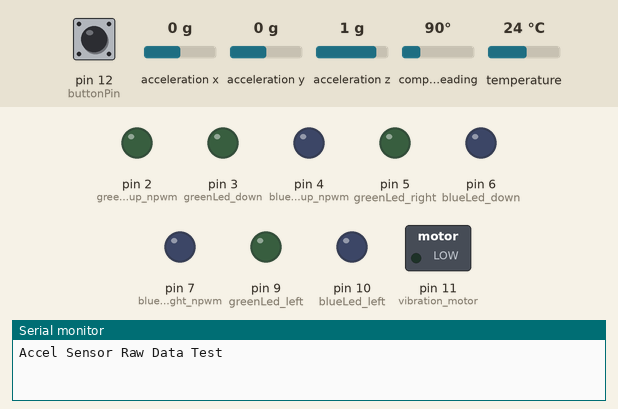
This sketch was run on a simulated Arduino Uno, built with avr-gcc and run on an emulated ATmega328P. Shown: switched loads named in the sketch (green lamp = pin HIGH), output pins drawn as LEDs (lit = HIGH), the last lines printed to the serial monitor. The test bench sets the inputs (shaded band); at power-on: pin 12 (buttonPin) LOW, acceleration x 0 g, acceleration y 0 g, acceleration z 1 g, compass heading 90°, temperature 24 °C. Random numbers use the default seed unless the sketch sets one.

Above: at 2.2 s.
2.3 s: pin 12 (buttonPin) pulled HIGH for 0.15 s
At 3.36 s:
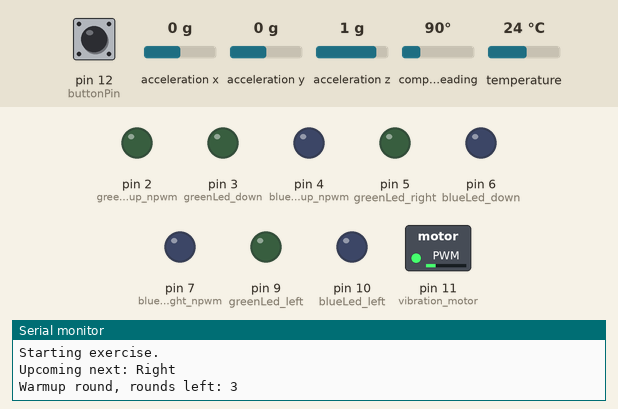
5.3 s: pin 12 (buttonPin) pulled HIGH for 1 s
7.8 s: pin 12 (buttonPin) pulled HIGH for 0.15 s
At 10.06 s:
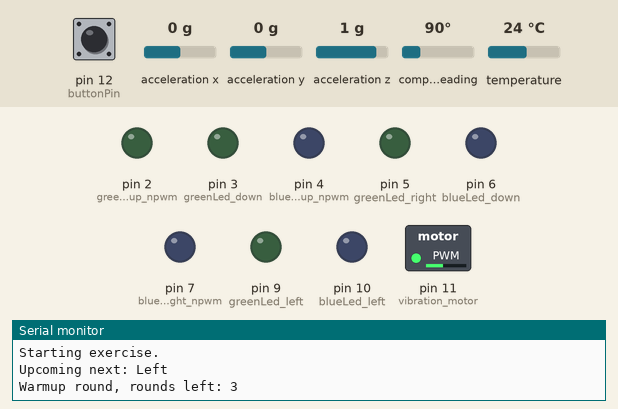
10.9 s: pin 12 (buttonPin) driven HIGH
13.9 s: pin 12 (buttonPin) driven LOW
15.4 s: pin 12 (buttonPin) pulsed HIGH 2 times (0.12 s each, 0.3 s apart)
At 18.86 s:
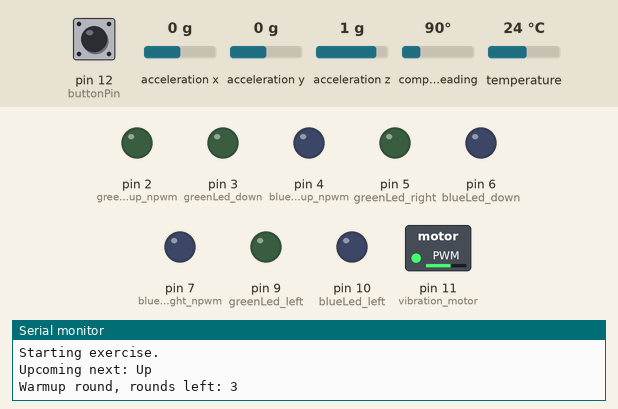
At 20.06 s:
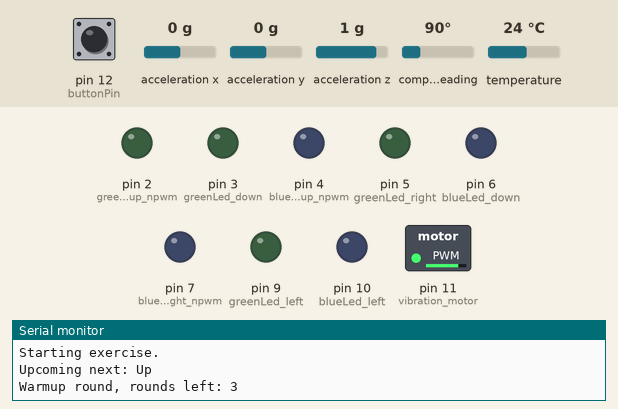
Timing chart, 0 to 50.1 s (numbered marks = the images above; inputs shaded):
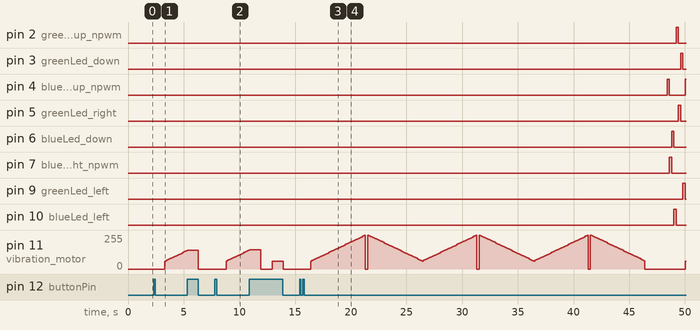

Measured:
- after the input at 2.3 s, pin 11 (vibration_motor): moves from 0/255 to 136/255 over 1.9 s, starting after 1.0 s
- after the input at 7.8 s, pin 11 (vibration_motor): moves from 0/255 to 140/255 over 2.0 s, starting after 1.0 s
- after the input at 15.4 s, pin 2 (greenLed_up_npwm): LOW → HIGH after 33.8 s, → LOW 0.20 s later; pin 3 (greenLed_down): LOW → HIGH after 34.2 s, → LOW 0.20 s later

The sketch:

mindfulMovements.ino
```cpp
#include <Wire.h>
#include <Adafruit_Sensor.h>
#include <Adafruit_BNO055.h>
#include <utility/imumaths.h>

// Variables to customize for the exercise:

const float warmupDuration = 0.5; // Give the duration for warmup phase in minutes
const float exerciseDuration = 5; // Give the duration for main exercise phase in minutes
const int respiratoryRate = 7;    // Set the targeted respiratory rate


// ----------- VIBRATION MOTORS -----------

const int vibration_motor = 11;  // Vibration motor, pin 11

// ----------- ACCELEROMETER --------------
Adafruit_BNO055 bno = Adafruit_BNO055();

// ----------- LED LIGHTS -----------------

// Up
const int greenLed_up_npwm = 2; // non PWM pin - use digitalWrite() HIGH/LOW
const int blueLed_up_npwm = 4;  // non PWM pin - use digitalWrite() HIGH/LOW

// Down
const int greenLed_down = 3;
const int blueLed_down = 6;

// Right
const int greenLed_right = 5;
const int blueLed_right_npwm = 7; // non PWM pin - use digitalWrite() HIGH/LOW

// Left
const int greenLed_left = 9;
const int blueLed_left = 10;

/*  Some of the LEDs are not in the PWM pins. (Not enough of them for this use).
 *  Thus we cannot use other values than HIGH (255) or LOW (0)
*/
const int brightness = 255;

// ----------- BUTTON ---------------------
const int buttonPin = 12;
int buttonState = 0;
bool continueExercise = false;


/* Set the delay between fresh samples
 *  #define BNO055_SAMPLERATE_DELAY_MS (100)//This is rate accelerometer
 *  takes samples, delay in vibration should do the same, not tested.
*/


// Parameters for PHASE 1: WARM-UP
/*  Values for these are the amount of full breaths (inhale+exhale) -> 2 movements total.
 *
 *  We can estimate the duration of one full loop of the exercise with respiratory rate
 *  since the exercise parameters that increase the duration are counted based
 *  on the set respiratory rate.
 *
 *  duration of one round (full breath) = 60 / respiratory rate
*/
int startOfExercise = true;
bool warmupPhase = false;

const int warmupLength = (warmupDuration*60)/(60/respiratoryRate);
const int exerciseLength = (exerciseDuration*60)/(60/respiratoryRate);

int warmupCounter = 0;
int exerciseCounter = 0;


// Parameters for BREATHING INSTRUCTIONS
 /*  minFrq: There is a pause after each decrease, before the next breath starts.
 *  It happens probably because the vibration frequency values get so low that the motor
 *  cannot produce it anymore. This is why we are starting the fading from a higher value than 0.
 *
 *  fadeStep: FadeStep determines the pace for moving from minFrq value to max value of 255.
 *
 *  Aimed respiratory rate is controlled with the fadeStep and pause values. We can calculate
 *  the respiratory rate by:
 *  R = 60s / ((255-minFrq / fadeStep * a * b * c) + pauseTime * 2)
 *  Where (a * b * c = 0.2)
 *  a = 100ms, delay between steps of vibration frequency
 *  b = 2, because we want to count both inhale and exhale
 *  c = 0.001 because we want to result in seconds instead of millisecond
 */
const int pause = 200;                // The break between inhale and exhale (milliseconds)
const int minFrq = 60;                // Min value of vibration frequency
const int fadeStep = (255-minFrq)/((60/respiratoryRate + pause*0.001)/0.2);


// Parameters for MOVEMENT INPUT

float movement[] = {0,0,0};
//int counter = 0;
float filterOne = 0.2;  //filters for movement Y
float filterTwo = 0.4;  //filters for movement Z
float movementVal = 1;  //filter for total amount for movement to be determined
boolean directionDetermined = false;
int userDirection = -1;
bool instructionsGiven = false;
bool directionSet = false;

// Parameters for MOVEMENT INSTRUCTIONS AND FEEDBACK

int directionsDetermined[] = {0,0,0,0}; // amount of directions determined for each direction {up, down, right, left}
const String directionStrings[] = {"Up","Down","Right","Left"};
int latestFeedback = -1;

//directional instuctions
int next_z = 0; // up
int prev_z = 1; // down
int next_y = 2; // right
int prev_y = 3; // left

int nextInstruction = -1;
int instructedDirection = -1;
int axis = -1;
int temp = -1;

// -----------------------------------------------------------------------

void setup(void)
{
  /* initialize the pushbutton pin as an input:*/
  pinMode(buttonPin, INPUT);

  /* initialize the LED lights: 4 RGB LEDs, using 2 of the colors (2 pins/LED)*/
  pinMode(greenLed_up_npwm, OUTPUT);
  pinMode(blueLed_up_npwm, OUTPUT);
  pinMode(greenLed_down, OUTPUT);
  pinMode(blueLed_down, OUTPUT);
  pinMode(greenLed_right, OUTPUT);
  pinMode(blueLed_right_npwm, OUTPUT);
  pinMode(greenLed_left, OUTPUT);
  pinMode(blueLed_left, OUTPUT);

  // Printing accelerometer status and data on monitor:

  Serial.begin(9600);
  Serial.println("Accel Sensor Raw Data Test"); Serial.println("");

  /* Initialise the accelerometer*/
  if(!bno.begin())
  {
    /* There was a problem detecting the BNO055 ... check your connections */
    Serial.print("Ooops, no BNO055 detected ... Check your wiring or I2C ADDR!");
    while(1);
  }

  delay(1000);

  /* Display the current temperature */
  int8_t temp = bno.getTemp();
  /*Serial.print("Current Temperature: ");
  Serial.print(temp);
  Serial.println(" C");
  Serial.println("");*/

  bno.setExtCrystalUse(true);

  //Serial.println("Calibration status values: 0=uncalibrated, 3=fully calibrated");
}

/* FUNCTION:  setNextDirection()
 *
 *  Set the direction for next movement.
 *
 */
void setNextDirection() {

    axis = rand() % 2; // Pick random axis

    // z-axis
    if (axis == 0) {
      nextInstruction = next_z;
      // swap the directions so next coming is the opposite
      temp = prev_z;
      prev_z = next_z;
      next_z = temp;
    }
    // y-axis
    else {
      nextInstruction = next_y;
      // swap the directions so next coming is the opposite
      temp = prev_y;
      prev_y = next_y;
      next_y = temp;
    }

    String directionOutput = "";
    if (0 <= nextInstruction <= 3) {
      directionOutput = directionStrings[nextInstruction];
    }
    Serial.print("Upcoming next: "); Serial.println(directionOutput);
    Serial.println(""); Serial.println("");

    directionSet = true;
}

/* FUNCTION:  giveMovementInstruction();
 *
 *  Function to set the next movement instruction.
 *
 *  req = instructionsGiven = false
 *
*/
void giveMovementInstruction() {

  /* Setting the LEDs for giving the movement instructions */
  instructedDirection = nextInstruction;

  /* Give instruction on monitor */
  String directionOutput = "";
  if (0 <= instructedDirection <= 3) {
      directionOutput = directionStrings[instructedDirection];
  }
  Serial.print("GO – "); Serial.println(directionOutput);

  if (instructedDirection == 0) {
    digitalWrite(blueLed_up_npwm, HIGH);
    digitalWrite(greenLed_up_npwm, LOW);
  }
  else if (instructedDirection == 1) {
    digitalWrite(blueLed_down, HIGH);
    digitalWrite(greenLed_down, LOW);
  }
  else if (instructedDirection == 2) {
    digitalWrite(blueLed_right_npwm, HIGH);
    digitalWrite(greenLed_right, LOW);
  }
  else if (instructedDirection == 3) {
    digitalWrite(blueLed_left, HIGH);
    digitalWrite(greenLed_left, LOW);
  }

  instructionsGiven = true;
  directionSet = false; // the next instruction is not set yet
}

void determineDirection() {

  // Determine direction from largest number of movements

  /*Serial.println("Current values:");
  for (int i = 0; i < 4; ++i) {
    Serial.println(directionsDetermined[i]);
  }*/
  String directionInput = "";
  int largestValue = 0;
  for (int i = 0; i < 4; ++i) {

    if (largestValue < directionsDetermined[i]) {

      largestValue = directionsDetermined[i];
      directionInput = directionStrings[i];

      directionDetermined = true;
      userDirection = i;

      /*Serial.println("Determined direction:");
      Serial.println(directionInput);*/
    }
  }

}

/* FUNCTION:  readMovementInput()
 *
 *  function for accelerometer – input and instructions
 *
*/
void readMovementInput(){

  /* Receiving movement data from accelerometer */
  imu::Vector<3> acc = bno.getVector(Adafruit_BNO055::VECTOR_LINEARACCEL);
  float movX = acc.x();
  float movY = acc.y();
  float movZ = acc.z();

  /* Display the floating point data on monitor */
  /*Serial.print("Acc X: ");
  Serial.print(movX);
  Serial.print(" Y: ");
  Serial.print(movY);
  Serial.print(" Z: ");
  Serial.print(movZ);
  Serial.print("\t");*/

  // Filter smaller movements
  if(filterOne < movX || movX < - filterOne)movement[0] = movement[0] + movX;
  if(filterOne < movY || movY < - filterOne)movement[1] = movement[1] + movY;
  if(filterTwo < movZ || movZ< - filterTwo)movement[2] = movement[2] + movZ;

  /*  Determine the movement direction to give feedback for
   *  Y = left, -Y = right, Z = up, -Z = down
  */

  if (movement[1] > movementVal) {
    //directionDetermined = true;
    directionsDetermined[3] += 1; // add to list as movement
    movement[1] = 0; // reset so new movement may come
    //Serial.println("Moving left.");
  }
  else if (movement[1] < -movementVal) {
    //directionDetermined = true;
    directionsDetermined[2] += 1;
    movement[1] = 0;
    //Serial.println("Moving right.");
  }
  else if (movement[2] > movementVal ) {
    //directionDetermined = true;
    directionsDetermined[1] += 1;
    movement[2] = 0;
    //Serial.println("Moving down.");
  }
  else if (movement[2] < -movementVal) {
    //directionDetermined = true;
    directionsDetermined[0] += 1;
    movement[2] = 0;
    //Serial.println("Moving up.");
  }
  else {
    //Serial.println("Could not determine direction.");
  }

  /* Display calibration status for each sensor. */
  /*uint8_t system, gyro, accel, mag = 0;
  bno.getCalibration(&system, &gyro, &accel, &mag);
  Serial.print("CALIBRATION: Sys=");
  Serial.print(system, DEC);
  Serial.print(" Gyro=");
  Serial.print(gyro, DEC);
  Serial.print(" Accel=");
  Serial.print(accel, DEC);
  Serial.print(" Mag=");
  Serial.println(mag, DEC);*/
}

/* Set green LEDs */
void correctMovementFeedback() {

    if (instructedDirection == 0) {
      digitalWrite(greenLed_up_npwm, HIGH);
      digitalWrite(blueLed_up_npwm, LOW);
    }
    else if (instructedDirection == 1) {
      digitalWrite(greenLed_down, HIGH);
      digitalWrite(blueLed_down, LOW);
    }
    else if (instructedDirection == 2) {
      digitalWrite(greenLed_right, HIGH);
      digitalWrite(blueLed_right_npwm, LOW);
    }
    else if (instructedDirection == 3) {
      digitalWrite(greenLed_left, HIGH);
      digitalWrite(blueLed_left, LOW);
    }
}

/* Set blue LEDs */
void neutralMovementFeedback() {

    if (instructedDirection == 0) {
      digitalWrite(greenLed_up_npwm, LOW);
      digitalWrite(blueLed_up_npwm, HIGH);
    }
    else if (instructedDirection == 1) {
      digitalWrite(greenLed_down, LOW);
      digitalWrite(blueLed_down, HIGH);
    }
    else if (instructedDirection == 2) {
      digitalWrite(greenLed_right, LOW);
      digitalWrite(blueLed_right_npwm, HIGH);
    }
    else if (instructedDirection == 3) {
      digitalWrite(greenLed_left, LOW);
      digitalWrite(blueLed_left, HIGH);
    }
}

/*  FUNCTION  giveMovementFeedback()
 *
 *  Give feedback based on the instructions and user's movement.
 *
 *  req:  directionDetermined = true
 *
*/
void giveMovementFeedback() {

  //Serial.print("Intended direction: ");
  //Serial.println(instructedDirection);
  //Serial.print("Actual movement: ");
  //Serial.println(userDirection);

  int thisFeedback = -1;

  if (instructedDirection == userDirection)
  {
    // Correct movement
    thisFeedback = 1;
  }
  else if ((instructedDirection == 0 || instructedDirection == 1) && (userDirection == 0 || userDirection == 1))
  {
    // Semi-correct: correct axis
    thisFeedback = 0;
  }
  else if ((instructedDirection == 2 || instructedDirection == 3) && (userDirection == 2 || userDirection == 3))
  {
    // Semi-correct: correct axis
    thisFeedback = 0;
  }
  else
  {
    // Wrong movement
    thisFeedback = -1;
  }

  /* Change only if feedback changes */
  if (thisFeedback != latestFeedback) {

    latestFeedback = thisFeedback;

    if (thisFeedback == 1 || thisFeedback == 0) {

      /* Movement is correct or semi-correct. Set LED colour green. */
      Serial.println("Movement CORRECT.");
      correctMovementFeedback();

    } else {

      /* Movement is wrong. Set LED colour blue. */
      Serial.println("Movement WRONG.");
      neutralMovementFeedback();
    }
  }
}

/* FUNCTION movementDone()
 *
 *  function to control movement instructions after a movement is finished
*/
void movementDone() {

  /* Movement input values from user to zero. */
  Serial.println("Movement finished.");
  Serial.println(""); Serial.println(""); Serial.println("");
  movement[0] = 0;
  movement[1] = 0;
  movement[2] = 0;
  directionDetermined = false;
  instructionsGiven = false;
  directionsDetermined[0] = 0;
  directionsDetermined[1] = 0;
  directionsDetermined[2] = 0;
  directionsDetermined[3] = 0;

  /* Set all LEDs off. */
  digitalWrite(greenLed_up_npwm, LOW);
  digitalWrite(blueLed_up_npwm, LOW);
  digitalWrite(greenLed_down, LOW);
  digitalWrite(blueLed_down, LOW);
  digitalWrite(greenLed_right, LOW);
  digitalWrite(blueLed_right_npwm, LOW);
  digitalWrite(greenLed_left, LOW);
  digitalWrite(blueLed_left, LOW);

}

/*  FUNCTION  movementLoop()
 *
 *   The event loop for
 *   1 giving movement instructions,
 *   2 reading movement input,
 *   3 and giving feedback based on actual movement.
*/
void movementLoop() {

  /* Set the next instructions already during the previous one. */
  if (!directionSet && instructionsGiven) {
    setNextDirection();
  }

  /* Give instructions once. */
  if (!instructionsGiven && directionSet) {
    giveMovementInstruction();
  }

  readMovementInput();
  determineDirection();

  if (directionDetermined == true) {
    giveMovementFeedback();
    directionDetermined == false;
  }

}

/*   FUNCTION  checkButton()
 *
 *   Checks whether button is being pressed
 *   and updates the continueExercise value.
*/
void checkButton() {

  buttonState = digitalRead(buttonPin); // Result will be HIGH during when button is physically pressed down
  if (buttonState == HIGH) {
    /* Wait after button click was detected so we dont keep reading the same button click again.
     *  This delay does not matter because the button press will always have an effect on the exercise
     *  -> it will be stopped or it is only starting.
    */
    delay(1000);
    if (continueExercise == true) {
      continueExercise = false;
    }
    else {
      continueExercise = true;
    }
  }
}

/*  FUNCTION  endVisualization()
 *
 *   Creates a visualization in the end of the exercise with the LEDs.
*/
void endVisualization() {
  // do some fancy blinking/circle/etc. here.

  // top
  digitalWrite(blueLed_up_npwm, HIGH);
  delay(200);

  // right
  digitalWrite(blueLed_right_npwm, HIGH);
  digitalWrite(blueLed_up_npwm, LOW);
  delay(200);

  // bottom
  digitalWrite(blueLed_down, HIGH);
  digitalWrite(blueLed_right_npwm, LOW);
  delay(200);

  // left
  digitalWrite(blueLed_left, HIGH);
  digitalWrite(blueLed_down, LOW);
  delay(200);

  /* greens*/

  // top
  digitalWrite(greenLed_up_npwm, HIGH);
  digitalWrite(blueLed_left, LOW);
  delay(200);

  // right
  digitalWrite(greenLed_right, HIGH);
  digitalWrite(greenLed_up_npwm, LOW);
  delay(200);

  // bottom
  digitalWrite(greenLed_down, HIGH);
  digitalWrite(greenLed_right, LOW);
  delay(200);

  // left
  digitalWrite(greenLed_left, HIGH);
  digitalWrite(greenLed_down, LOW);
  delay(200);

  digitalWrite(greenLed_left, LOW);

}

/* FUNCTION resetExercise()
 *
 * Resets warmup and exercise counters when button is pressed or exercise ends
 *
 */
void resetExercise() {

  warmupCounter = 0; // counting this until warmupLength
  exerciseCounter = 0; // counting this until exerciseLength
  startOfExercise = true;
  warmupPhase = true;
}

/* FUNCTION finishExercise()
 *
 *  Doing all important settings here when all movements
 *  are done or when button is pressed to stop the exercise.
 *
*/
void finishExercise() {

  Serial.println("Finishing exercise.");
  Serial.println("");
  movementDone();
  analogWrite(vibration_motor, 0);
  if (warmupPhase == false) endVisualization();
  startOfExercise = true;
  resetExercise();
}

/* MAIN
 *
*/
void loop() {

  checkButton();
  if (startOfExercise && continueExercise) {

    Serial.println("Starting exercise.");
    Serial.println("");

    setNextDirection(); // set first direction

    startOfExercise = false;
    warmupPhase = true; // Not redundant!

  }
  if (warmupPhase && continueExercise) {
    Serial.print("Warmup round, rounds left: ");
    Serial.println(warmupLength-warmupCounter);
    Serial.println("");
  }

  if (continueExercise) {

    for (int fadeValue = minFrq; fadeValue <= 255; fadeValue += fadeStep) {

      /* This sets the vibration motor frequency,
      changes by the amount of fadeStep parameter */
      analogWrite(vibration_motor, fadeValue);

      /* Here we give the movement instructions,
      check user's movement direction and give feedback */
      if (warmupPhase == false) movementLoop();

      /* Randomly checking whether the button is being pressed down currently */
      checkButton();

      if (continueExercise == false) {
        /* Button was pressed down. Stopping the exercise
        and resetting all parameters here. */
        finishExercise();
        break;
      }

      /* Short break to make the vibration frequency changes visible.
       *  Changing this will affect the respiratory rate. */
      delay(100);
    }

    /* Resetting all values regarding movement instruction,
    detection and feedback, getting ready for next movement. */
    if (warmupPhase == false) movementDone();
  }

  if (continueExercise) {

    /* Pausing shortly before exhale instructions start. */
    analogWrite(vibration_motor, 0);
    delay(pause);

    for (int fadeValue = 255; fadeValue >= minFrq; fadeValue -= fadeStep) {

      analogWrite(vibration_motor, fadeValue);
      if (warmupPhase == false) movementLoop();

      checkButton();

      if (continueExercise == false) {
        finishExercise();
        break;
      }

      delay(100);
    }

    analogWrite(vibration_motor, 0);

    /* Counting rounds for warmup and main exercise. */
    if (warmupPhase == true) {
      warmupCounter += 1;
    }
    else {
      movementDone();
      exerciseCounter += 1;
    }
  }

  /*
   *  ENDING THE WARMUP
  */
  if (warmupCounter >= warmupLength && warmupPhase == true && continueExercise) {

    warmupPhase = false;
    /* Doing a short pause between the warmup and main exercise starting. */
    Serial.println("Warmup is finished.");
    Serial.println("");
    delay(2000);
    endVisualization();

  }
  /*
   *  ENDING THE MAIN EXERCISE
  */
  if (exerciseCounter >= exerciseLength && continueExercise == true) {

    /* continueExercise variable takes care that we are not doing the breathing/movement
    instructions if exercisecounter is maxed out! */
    continueExercise = false;
    finishExercise();
  }
}
```
